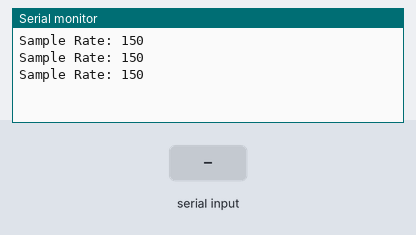
Recording of a sketch running on a simulated ESP32. On the bench: the last lines printed to the serial monitor. Inputs (shaded band) come from the test bench.

Above: at 2.8 s.
2.9 s: "90,45\n" received over Serial
At 4.8 s:
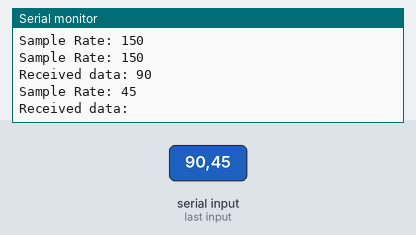
5.5 s: "30,150\n" received over Serial
At 6.1 s:
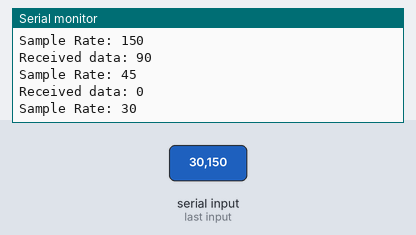
Timing chart, 0 to 8.5 s (numbered marks = the images above; inputs shaded):
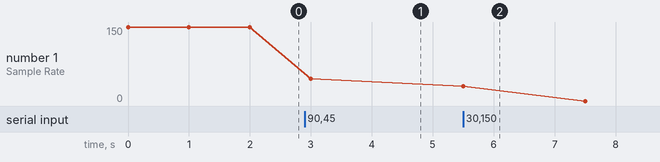

The sketch:

serial.ino
```cpp
void setup() {
  Serial.begin(115200);
}

static int sampleRate = 150;

void loop() {
  if (Serial.available() > 0) {
    Serial.printf("Received data: "); Serial.println(Serial.parseInt());
    sampleRate = int(Serial.parseInt());
  }

  Serial.print("Sample Rate: "); Serial.println(int(sampleRate));
  delay(1000);
}
```

Measured:
- after the input at 2.9 s, the serial monitor: prints a new line after 0.10 s (image 1)
- after the input at 5.5 s, the serial monitor: prints a new line at once (image 2)
- plotted number 1: 150 → 45 after the input at 2.9 s
